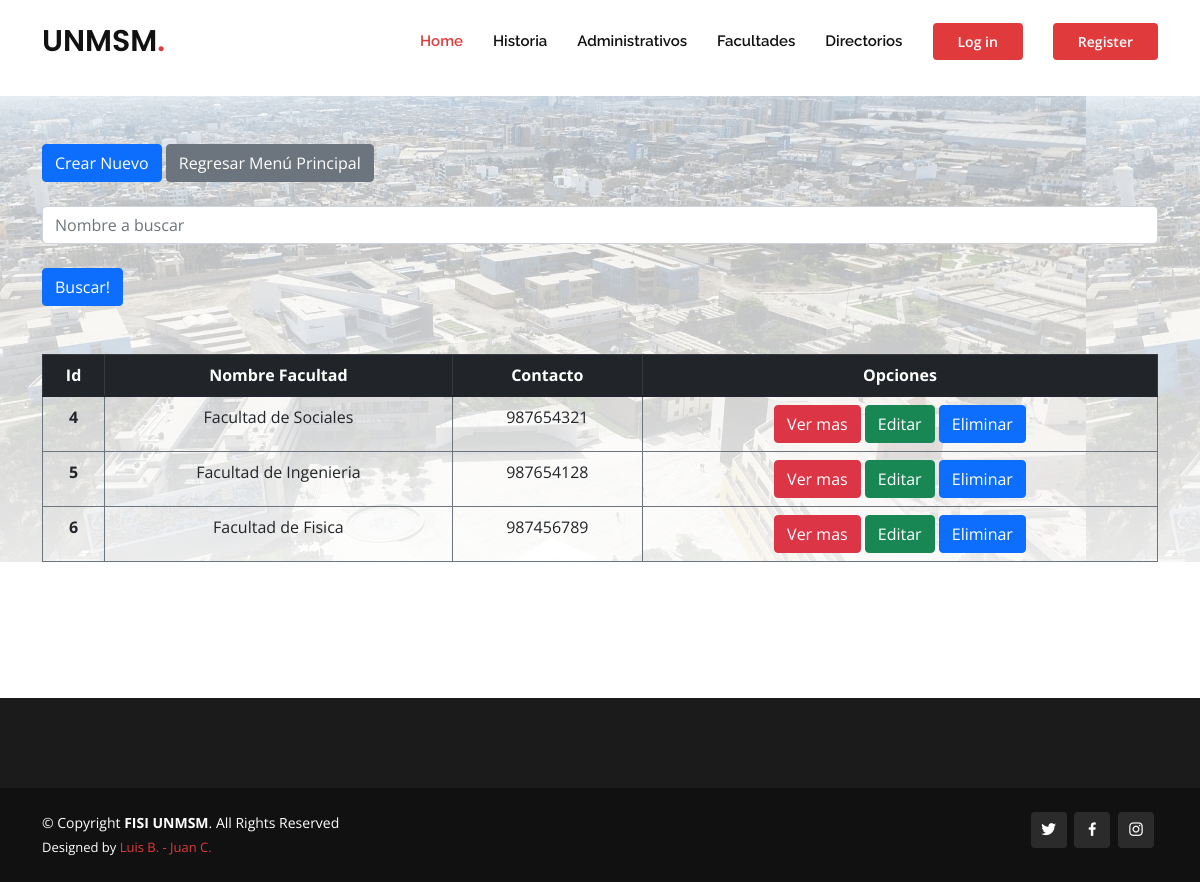
The page /directorios.html on the database as committed earlier.
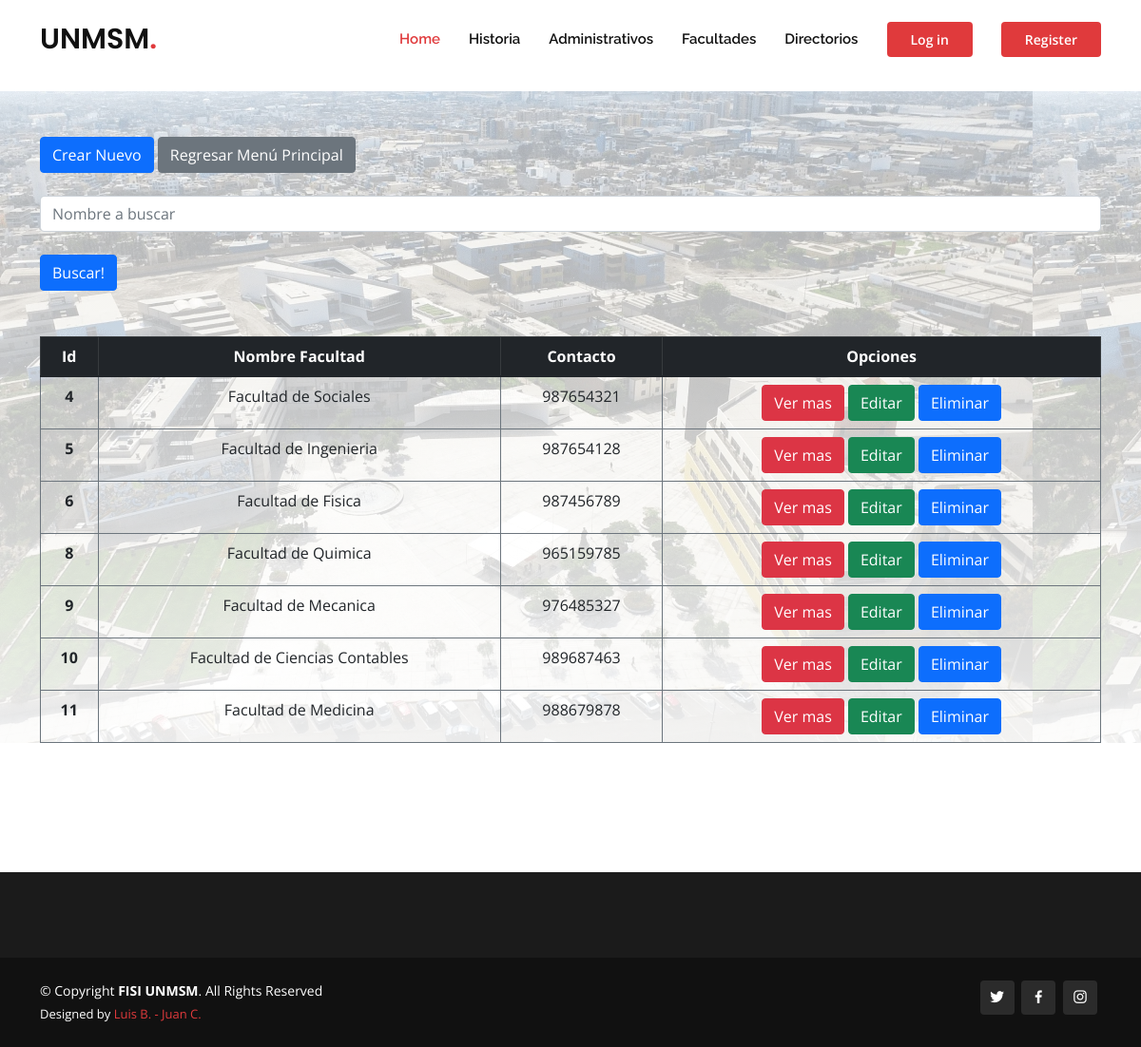
The same page on the database as committed later.
### sanmarcosapp/models.py (models this page shows, shortened)
class Directorios(models.Model):
    nombre = models.CharField(max_length=250)
    contacto = models.CharField(max_length=250)

### sanmarcosapp/views.py (the view)
# urls.py: path('directorios.html', views.directorios),
def directorios(request):
    directorios = Directorios.objects.all()
    dic = {
        'directorios': directorios
    }
    return render(request, "sanmarcosapp/directorios.html", dic)

### sanmarcosapp/templates/sanmarcosapp/directorios.html
{% extends 'sanmarcosapp/index.html' %} {% load static %} {% block content %}
<br />
<br />
<br />
<br />
<div
  class="jumbotron bg-cover"
  style="background-image: linear-gradient(to bottom, rgba(255, 255, 255, 0.6) 0%, rgba(255, 255, 255, 0.9) 100%), url('../static/assets/img/bannerhome.webp')">
  <div class="container">
    <a href="alta_directorios.html" class="btn btn-primary mt-5">Crear Nuevo</a>
    <a class="btn btn-secondary mt-5" href="/index.html">Regresar Menú Principal</a>
    <form action="/buscar_directorios/" method="GET">
      <br />
      <input type="text" name="nom" class="form-control" placeholder="Nombre a buscar" />
      <br />
      <input class="btn btn-primary" type="submit" value="Buscar!" />
    </form>
    <table class="table table-bordered mt-5 border-secondary text-center">
      <thead class="table-dark">
        <tr>
          <th>Id</th>
          <th>Nombre Facultad</th>
          <th>Contacto</th>
          <th>Opciones</th>
        </tr>
      </thead>
      <tbody>
        {% for directorio in directorios %}
        <tr>
          <th>{{ directorio.id }}</th>
          <td>{{ directorio.nombre }}</td>
          <td>{{ directorio.contacto }}</td>
          <td>
            {% if user.is_authenticated %}
            <a href="detalles_directorios_{{ directorio.id }}" class="btn btn-danger">Ver mas</a>
            <a href="editar_directorios_{{ directorio.id }}" class="btn btn-success">Editar</a>
            <a href="eliminar_directorio_{{ directorio.id }}" class="btn btn-primary">Eliminar</a>
            {% else %}
            <a class="btn btn-danger">Ver mas</a>
            <a class="btn btn-success">Editar</a>
            <a class="btn btn-primary">Eliminar</a>
            {% endif %}
          </td>
        </tr>
        {% endfor %}
      </tbody>
    </table>
  </div>
</div>
<br />
<br />
<br />
<br />
<br />
{% endblock %}

### sanmarcosapp/templates/sanmarcosapp/index.html (shortened to what this page needs)
{% load static %}
<!DOCTYPE html>
<html lang="en">
  <head>
    <link href="{% static 'assets/vendor/aos/aos.css' %}" rel="stylesheet" />
    <link href="{% static 'assets/vendor/bootstrap/css/bootstrap.min.css' %}" rel="stylesheet" />
    <link href="{% static 'assets/vendor/bootstrap-icons/bootstrap-icons.css' %}" rel="stylesheet" />
    <link href="{% static 'assets/vendor/boxicons/css/boxicons.min.css' %}" rel="stylesheet" />
    <link href="{% static 'assets/vendor/glightbox/css/glightbox.min.css' %}" rel="stylesheet" />
    <link href="{% static 'assets/vendor/remixicon/remixicon.css' %}" rel="stylesheet" />
    <link href="{% static 'assets/vendor/swiper/swiper-bundle.min.css' %}" rel="stylesheet" />
    <link href="{% static 'assets/css/style.css' %}" rel="stylesheet" />
  </head>
  <body>
    <header id="header" class="fixed-top d-flex align-items-center">
      <div class="container d-flex align-items-center">
        <h1 class="logo me-auto">
          <a href="/index.html">UNMSM<span>.</span></a>
        </h1>
        <nav id="navbar" class="navbar order-last order-lg-0">
          <ul>
            <li><a class="nav-link scrollto active" href="/index.html">Home</a></li>
            <li><a href="about.html">Historia</a></li>
            <li><a class="nav-link scrollto" href="/administrativos.html">Administrativos</a></li>
            <li><a class="nav-link scrollto" href="/facultades.html">Facultades</a></li>
            <li><a class="nav-link scrollto" href="/directorios.html">Directorios</a></li>
          </ul>
        </nav>
        {% if user.is_authenticated %}
        <a href="logout.html" class="get-started-btn scrollto">Log out</a>
        <a href="/editarperfil.html" class="get-started-btn scrollto">Editar perfil</a>
        {% else %}
        <a href="login.html" class="get-started-btn scrollto">Log in</a>
        <a href="registro.html" class="get-started-btn scrollto">Register</a>
        {% endif %}
      </div>
    </header>
    {% block content %}{% endblock %}
    <footer id="footer">
      <div class="footer-top">
      </div>
      <div class="container d-md-flex py-4">
        <div class="me-md-auto text-center text-md-start">
          <div class="copyright">
            &copy; Copyright <strong><span>FISI UNMSM</span></strong
            >. All Rights Reserved
          </div>
          <div class="credits">
            Designed by <a href="https://bootstrapmade.com/">Luis B. - Juan C.</a>
          </div>
        </div>
        <div class="social-links text-center text-md-end pt-3 pt-md-0">
          <a href="https://twitter.com/" target="_blank" class="twitter"><i class="bx bxl-twitter"></i></a>
          <a href="https://www.facebook.com/" target="_blank" class="facebook"><i class="bx bxl-facebook"></i></a>
          <a href="https://www.instagram.com/" target="_blank" class="instagram"><i class="bx bxl-instagram"></i></a>
        </div>
      </div>
    </footer>
  </body>
</html>

### sanmarcosapp/static/assets/css/style.css (style rules this page uses)
body { font-family: "Open Sans", sans-serif; color: #444444; }
a { color: #e03a3c; text-decoration: none; }
h1, h2, h3, h4, h5, h6 { font-family: "Raleway", sans-serif; padding: 10px; }
#header { background: #fff; transition: all 0.5s; z-index: 997; padding: 20px 0; }
#header .logo { font-size: 30px; margin: 0; padding: 0; font-weight: 600; font-family: "Poppins", sans-serif; }
#header .logo a { color: #111111; }
#header .logo a span { color: #e03a3c; }
.get-started-btn { margin-left: 30px; background: #e03a3c; color: #fff; border-radius: 4px; padding: 8px 25px; white-space: nowrap; transition: 0.3s; font-size: 14px; font-weight: 600; display: inline-block; }
.navbar { padding: 0; }
.navbar ul { margin: 0; padding: 0; display: flex; list-style: none; align-items: center; }
.navbar li { position: relative; }
.navbar a, .navbar a:focus { display: flex; align-items: center; justify-content: space-between; padding: 10px 0 10px 30px; font-family: "Raleway", sans-serif; font-size: 15px; font-weight: 600; color: #111111; white-space: nowrap; transition: 0.3s; }
.navbar a:hover, .navbar .active, .navbar .active:focus, .navbar li:hover > a { color: #e03a3c; }
#footer { color: #fff; font-size: 14px; background: #111111; }
#footer .footer-top { padding: 60px 0 30px 0; background: #1b1b1b; }
#footer .credits { padding-top: 5px; font-size: 13px; }
#footer .social-links a { font-size: 18px; display: inline-block; background: #2b2b2b; color: #fff; line-height: 1; padding: 8px 0; margin-right: 4px; border-radius: 4px; text-align: center; width: 36px; height: 36px; transition: 0.3s; }

Rows that differ between the two databases and show on the page:
added Directorios: id "8", nombre "Facultad de Quimica", contacto "965159785"
added Directorios: id "9", nombre "Facultad de Mecanica", contacto "976485327"
added Directorios: id "10", nombre "Facultad de Ciencias Contables", contacto "989687463"
added Directorios: id "11", nombre "Facultad de Medicina", contacto "988679878"
